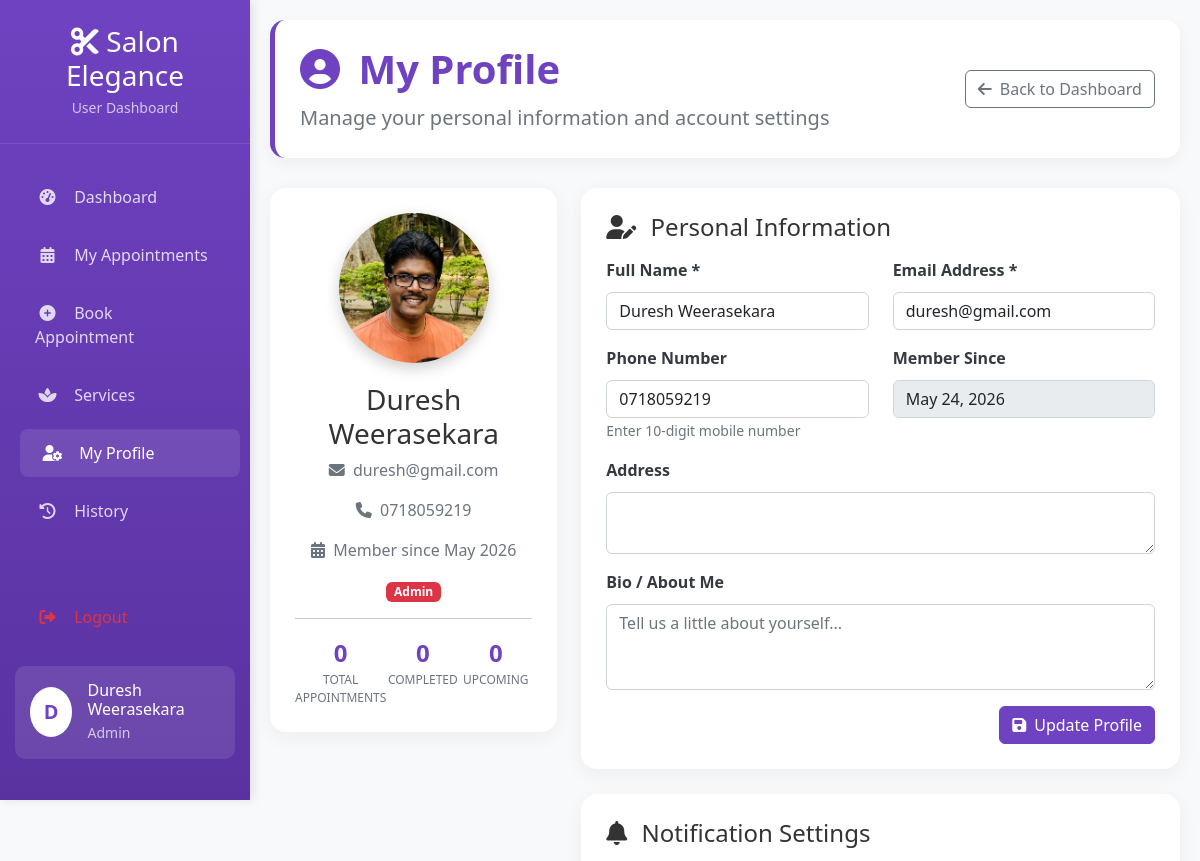
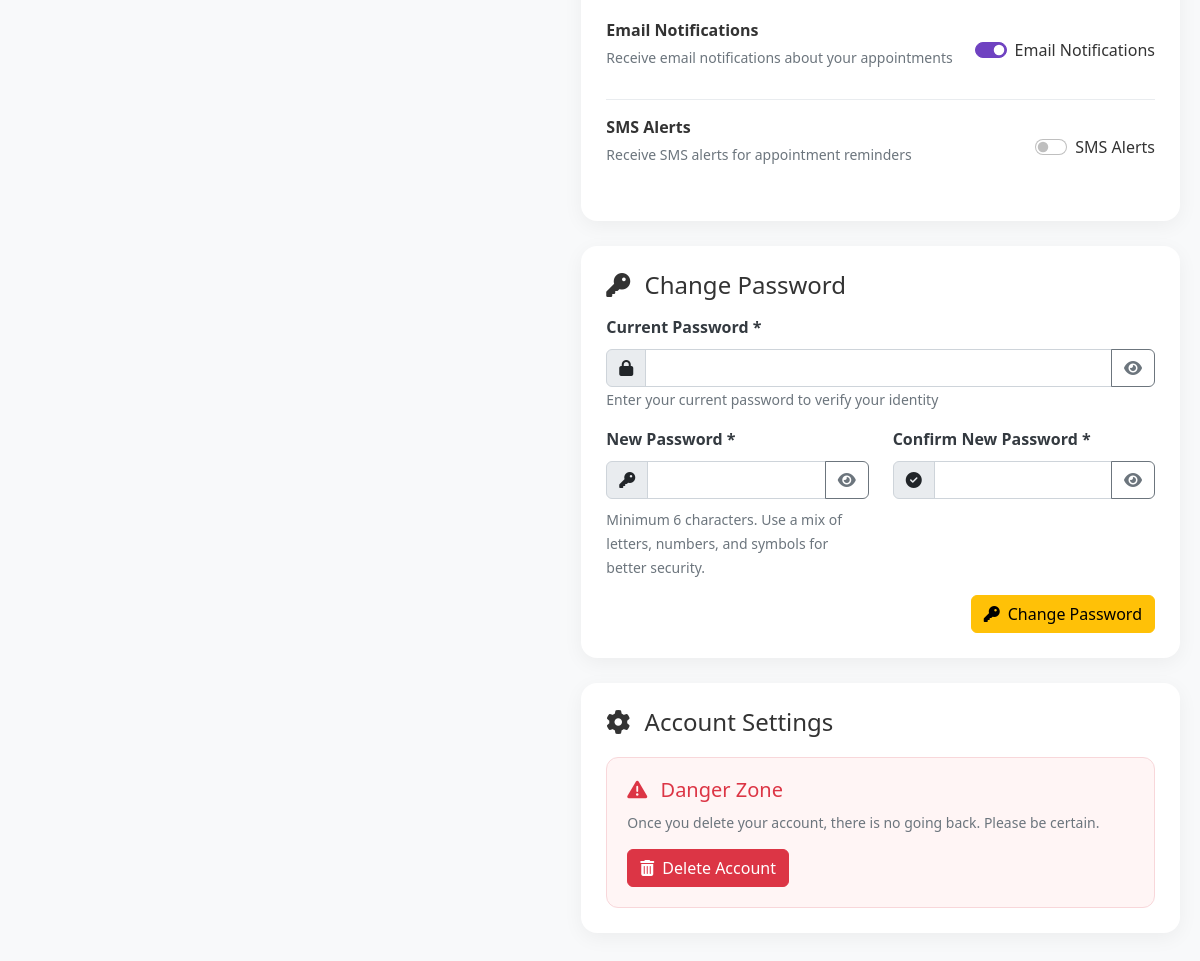
The page /pages/users/profile.php (signed in) on the database its author committed (2 pictures, top to bottom).
### tables this page shows
CREATE TABLE `reg` (
  `regID` int(10) NOT NULL,
  `fName` varchar(25) NOT NULL,
  `lName` varchar(25) NOT NULL,
  `email` varchar(50) NOT NULL,
  `contactNo` varchar(10) NOT NULL,
  `password` varchar(64) NOT NULL,
  `password_changed` tinyint(1) DEFAULT 0,
  `regDate` timestamp NOT NULL DEFAULT current_timestamp() ON UPDATE current_timestamp(),
  `modifyDate` datetime NOT NULL,
  `role` varchar(20) NOT NULL,
  `cStatus` tinyint(1) NOT NULL
);

CREATE TABLE `user_profiles` (
  `id` int(11) NOT NULL,
  `user_id` int(11) NOT NULL,
  `profile_image` varchar(255) DEFAULT NULL,
  `address` text DEFAULT NULL,
  `shipping_address` text DEFAULT NULL,
  `phone` varchar(15) DEFAULT NULL,
  `bio` text DEFAULT NULL,
  `notification_email` tinyint(1) DEFAULT 1,
  `notification_sms` tinyint(1) DEFAULT 0,
  `created_at` timestamp NOT NULL DEFAULT current_timestamp(),
  `updated_at` timestamp NULL DEFAULT NULL ON UPDATE current_timestamp()
);

### pages/users/profile.php (the view, shortened to what this page needs)
<?php
require_once '../../includes/dbcon.php';
$user_id = $_SESSION['user_id'];
try {
    $pdo = getPDOConnection();
    $user_query = "SELECT * FROM reg WHERE regID = ? AND cStatus = 1";
    $user_stmt = $pdo->prepare($user_query);
    $user_stmt->execute([$user_id]);
    $user = $user_stmt->fetch();
    $profile_query = "SELECT * FROM user_profiles WHERE user_id = ?";
    $profile_stmt = $pdo->prepare($profile_query);
    $profile_stmt->execute([$user_id]);
    $profile = $profile_stmt->fetch();
    $notification_email = $profile['notification_email'] ?? 1;
    $notification_sms = $profile['notification_sms'] ?? 0;
} catch (PDOException $e) {
    error_log('Profile page error: ' . $e->getMessage());
    $error = 'Unable to load profile. Please try again later.';
}
$is_admin = isset($_SESSION['role']) && $_SESSION['role'] == 'admin';
$profile_image_path = !empty($profile['profile_image']) ? '../../uploads/profile/' . $profile['profile_image'] : '../../assets/images/default-avatar.png';
include 'header/headerBooking.php';
?>
<div class="main-content" id="mainContent">
    <div class="profile-container">
        <div class="page-header">
            <div class="row align-items-center">
                <div class="col-md-8">
                    <h1><i class="fas fa-user-circle me-2"></i> My Profile</h1>
                    <p class="lead mb-0">Manage your personal information and account settings</p>
                </div>
                <div class="col-md-4 text-end">
                    <a href="<?php echo $is_admin ? '../admin/dashboard.php' : 'dashboard.php'; ?>" class="btn btn-outline-secondary">
                        <i class="fas fa-arrow-left me-2"></i>Back to Dashboard
                    </a>
                </div>
            </div>
        </div>
        <div class="row">
            <div class="col-lg-4">
                <div class="profile-card">
                    <div class="profile-photo-container">
                        <div class="profile-photo">
                            <img src="<?php echo $profile_image_path; ?>" alt="Profile Photo" id="profilePhoto">
                        </div>
                    </div>
                    <div class="profile-info text-center">
                        <h3><?php echo htmlspecialchars($user['fName']); ?></h3>
                        <p class="text-muted">
                            <i class="fas fa-envelope me-1"></i> <?php echo htmlspecialchars($user['email']); ?>
                        </p>
                        <p class="text-muted">
                            <i class="fas fa-phone me-1"></i> <?php echo htmlspecialchars($user['contactNo'] ?: 'Not provided'); ?>
                        </p>
                        <p class="text-muted">
                            <i class="fas fa-calendar-alt me-1"></i> Member since <?php echo date('M Y', strtotime($user['regDate'])); ?>
                        </p>
                        <span class="badge <?php echo $user['role'] == 'admin' ? 'bg-danger' : 'bg-primary'; ?>">
                            <?php echo ucfirst($user['role']); ?>
                        </span>
                    </div>
                    <hr>
                    <div class="profile-stats">
                        <div class="stat-item">
                            <div class="stat-value"><?php echo getAppointmentCount($pdo, $user_id); ?></div>
                            <div class="stat-label">Total Appointments</div>
                        </div>
                        <div class="stat-item">
                            <div class="stat-value"><?php echo getCompletedCount($pdo, $user_id); ?></div>
                            <div class="stat-label">Completed</div>
                        </div>
                        <div class="stat-item">
                            <div class="stat-value"><?php echo getUpcomingCount($pdo, $user_id); ?></div>
                            <div class="stat-label">Upcoming</div>
                        </div>
                    </div>
                </div>
            </div>
            <div class="col-lg-8">
                <div class="profile-card">
                    <h4><i class="fas fa-user-edit me-2"></i> Personal Information</h4>
                    <form method="POST" action="" class="mt-3">
                        <div class="row">
                            <div class="col-md-6 mb-3">
                                <label class="form-label">Full Name *</label>
                                <input type="text" class="form-control" name="fName" value="<?php echo htmlspecialchars($user['fName']); ?>" required>
                            </div>
                            <div class="col-md-6 mb-3">
                                <label class="form-label">Email Address *</label>
                                <input type="email" class="form-control" name="email" value="<?php echo htmlspecialchars($user['email']); ?>" required>
                            </div>
                            <div class="col-md-6 mb-3">
                                <label class="form-label">Phone Number</label>
                                <input type="tel" class="form-control" name="contactNo" value="<?php echo htmlspecialchars($user['contactNo']); ?>" placeholder="10-digit mobile number">
                                <small class="text-muted">Enter 10-digit mobile number</small>
                            </div>
                            <div class="col-md-6 mb-3">
                                <label class="form-label">Member Since</label>
                                <input type="text" class="form-control" value="<?php echo date('F d, Y', strtotime($user['regDate'])); ?>" disabled readonly>
                            </div>
                            <div class="col-12 mb-3">
                                <label class="form-label">Address</label>
                                <textarea class="form-control" name="address" rows="2"><?php echo htmlspecialchars($profile['address'] ?? ''); ?></textarea>
                            </div>
                            <div class="col-12 mb-3">
                                <label class="form-label">Bio / About Me</label>
                                <textarea class="form-control" name="bio" rows="3" placeholder="Tell us a little about yourself..."><?php echo htmlspecialchars($profile['bio'] ?? ''); ?></textarea>
                            </div>
                        </div>
                        <div class="text-end">
                            <button type="submit" name="update_profile" class="btn btn-primary">
                                <i class="fas fa-save me-2"></i>Update Profile
                            </button>
                        </div>
                    </form>
                </div>
<div class="profile-card">
    <h4><i class="fas fa-bell me-2"></i> Notification Settings</h4>
    <div class="mt-3">
        <div class="setting-item">
            <div class="setting-info">
                <strong>Email Notifications</strong>
                <p class="text-muted small">Receive email notifications about your appointments</p>
            </div>
            <div class="setting-control">
                <div class="form-check form-switch">
                    <input class="form-check-input" type="checkbox" id="emailNotifications"
                           data-type="email" <?php echo ($notification_email == 1) ? 'checked' : ''; ?>>
                    <label class="form-check-label" for="emailNotifications">Email Notifications</label>
                </div>
            </div>
        </div>
        <div class="setting-item">
            <div class="setting-info">
                <strong>SMS Alerts</strong>
                <p class="text-muted small">Receive SMS alerts for appointment reminders</p>
            </div>
            <div class="setting-control">
                <div class="form-check form-switch">
                    <input class="form-check-input" type="checkbox" id="smsNotifications"
                           data-type="sms" <?php echo ($notification_sms == 1) ? 'checked' : ''; ?>>
                    <label class="form-check-label" for="smsNotifications">SMS Alerts</label>
                </div>
            </div>
        </div>
    </div>
</div>
<div class="profile-card">
    <h4><i class="fas fa-key me-2"></i> Change Password</h4>
    <form method="POST" action="" class="mt-3" id="changePasswordForm">
        <div class="row">
            <div class="col-12 mb-3">
                <label class="form-label">Current Password *</label>
                <div class="input-group">
                    <span class="input-group-text"><i class="fas fa-lock"></i></span>
                    <input type="password" class="form-control" name="current_password" id="currentPassword" required>
                    <button class="btn btn-outline-secondary toggle-password" type="button" data-target="currentPassword">
                        <i class="fas fa-eye"></i>
                    </button>
                </div>
                <small class="text-muted">Enter your current password to verify your identity</small>
            </div>
            <div class="col-md-6 mb-3">
                <label class="form-label">New Password *</label>
                <div class="input-group">
                    <span class="input-group-text"><i class="fas fa-key"></i></span>
                    <input type="password" class="form-control" name="new_password" id="newPassword" required minlength="6">
                    <button class="btn btn-outline-secondary toggle-password" type="button" data-target="newPassword">
                        <i class="fas fa-eye"></i>
                    </button>
                </div>
                <small class="text-muted">Minimum 6 characters. Use a mix of letters, numbers, and symbols for better security.</small>
            </div>
            <div class="col-md-6 mb-3">
                <label class="form-label">Confirm New Password *</label>
                <div class="input-group">
                    <span class="input-group-text"><i class="fas fa-check-circle"></i></span>
                    <input type="password" class="form-control" name="confirm_password" id="confirmPassword" required>
                    <button class="btn btn-outline-secondary toggle-password" type="button" data-target="confirmPassword">
                        <i class="fas fa-eye"></i>
                    </button>
                </div>
            </div>
        </div>
        <div class="text-end">
            <button type="button" class="btn btn-warning" id="changePasswordBtn">
                <i class="fas fa-key me-2"></i>Change Password
            </button>
        </div>
    </form>
</div>
                <div class="profile-card">
                    <h4><i class="fas fa-cog me-2"></i> Account Settings</h4>
                    <div class="danger-zone">
                        <h5 class="text-danger"><i class="fas fa-exclamation-triangle me-2"></i> Danger Zone</h5>
                        <p class="text-muted small">Once you delete your account, there is no going back. Please be certain.</p>
                        <button type="button" class="btn btn-danger" onclick="showDeleteConfirmation()">
                            <i class="fas fa-trash-alt me-2"></i>Delete Account
                        </button>
                    </div>
                </div>
            </div>
        </div>
    </div>
</div>
<?php
function getAppointmentCount($pdo, $user_id) {
    $stmt = $pdo->prepare("SELECT COUNT(*) as count FROM appointments WHERE user_id = ?");
    $stmt->execute([$user_id]);
    return $stmt->fetch()['count'];
}
function getCompletedCount($pdo, $user_id) {
    $stmt = $pdo->prepare("SELECT COUNT(*) as count FROM appointments WHERE user_id = ? AND status = 'completed'");
    $stmt->execute([$user_id]);
    return $stmt->fetch()['count'];
}
function getUpcomingCount($pdo, $user_id) {
    $stmt = $pdo->prepare("SELECT COUNT(*) as count FROM appointments WHERE user_id = ? AND appointment_date >= CURDATE() AND status IN ('pending', 'confirmed')");
    $stmt->execute([$user_id]);
    return $stmt->fetch()['count'];
}
?>

### pages/users/header/headerBooking.php (shortened to what this page needs)
<!DOCTYPE html>
<html lang="en">
<head>
    <link href="../../css/bootstrap.min.css" rel="stylesheet">
    <link rel="stylesheet" href="https://cdnjs.cloudflare.com/ajax/libs/font-awesome/6.4.0/css/all.min.css">
    <link rel="stylesheet" href="../../css/sweetalert2.min.css">
    <link rel="stylesheet" href="https://cdn.jsdelivr.net/npm/flatpickr/dist/flatpickr.min.css">
</head>
<body>
<?php
$current_page = basename($_SERVER['PHP_SELF']);
?>
    <nav class="sidebar" id="sidebar">
        <div class="logo">
            <h3><i class="fas fa-cut"></i> Salon Elegance</h3>
            <p>User Dashboard</p>
        </div>
        <ul class="nav flex-column mt-4">
            <li class="nav-item">
                <a class="nav-link <?php echo ($current_page == 'dashboard.php') ? 'active' : ''; ?>" href="dashboard.php">
                    <i class="fas fa-tachometer-alt"></i> Dashboard
                </a>
            </li>
            <li class="nav-item">
                <a class="nav-link <?php echo ($current_page == 'appointments.php' || $current_page == 'my-appointments.php') ? 'active' : ''; ?>" href="appointments.php">
                    <i class="fas fa-calendar-alt"></i> My Appointments
                </a>
            </li>
            <li class="nav-item">
                <a class="nav-link <?php echo ($current_page == 'book-appointment.php') ? 'active' : ''; ?>" href="book-appointment.php">
                    <i class="fas fa-plus-circle"></i> Book Appointment
                </a>
            </li>
            <li class="nav-item">
                <a class="nav-link <?php echo ($current_page == 'services.php') ? 'active' : ''; ?>" href="services.php">
                    <i class="fas fa-spa"></i> Services
                </a>
            </li>
            <li class="nav-item">
                <a class="nav-link <?php echo ($current_page == 'profile.php') ? 'active' : ''; ?>" href="profile.php">
                    <i class="fas fa-user-cog"></i> My Profile
                </a>
            </li>
            <li class="nav-item">
                <a class="nav-link <?php echo ($current_page == 'history.php') ? 'active' : ''; ?>" href="history.php">
                    <i class="fas fa-history"></i> History
                </a>
            </li>
            <li class="nav-item mt-5">
                <a class="nav-link text-danger" href="dashboard.php?logout=true">
                    <i class="fas fa-sign-out-alt"></i> Logout
                </a>
            </li>
        </ul>
        <div class="user-info">
            <div class="d-flex align-items-center">
                <div class="user-avatar">
                    <?php echo isset($user) ? strtoupper(substr($user['fName'], 0, 1)) : 'U'; ?>
                </div>
                <div>
                    <h6 class="mb-0" style="color: white;"><?php echo isset($user) ? htmlspecialchars($user['fName']) : 'User'; ?></h6>
                    <small style="color: rgba(255,255,255,0.7);">
                        <?php echo isset($user) && isset($user['role']) ? ucfirst($user['role']) : 'Customer'; ?>
                    </small>
                </div>
            </div>
        </div>
    </nav>

### rows shown on the page
reg: fName "D", fName "Duresh Weerasekara", role "Admin", email "duresh@gmail.com", contactNo "0718059219", regDate "May 2026", regDate "May 24, 2026"
user_profiles: profile_image (picture), notification_email "☑"

### other values the page prints
getAppointmentCount($pdo, $user_id) "0"
getCompletedCount($pdo, $user_id) "0"
getUpcomingCount($pdo, $user_id) "0"
